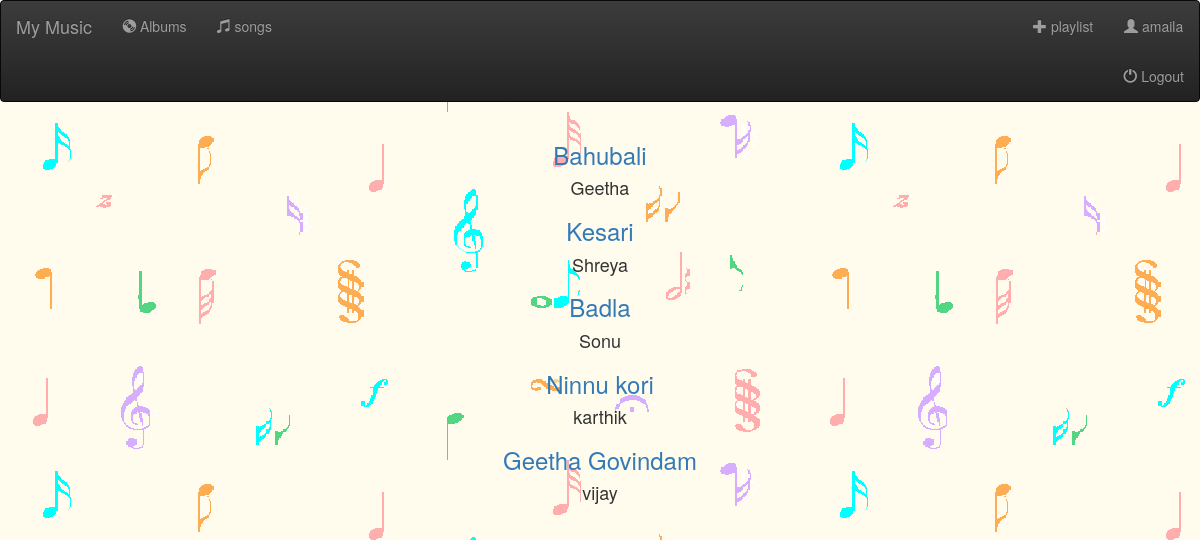
The app's page /home (signed in) with its own data.
### music/models.py (models this page shows)
class Album(models.Model):
    album_name = models.CharField(max_length=200)
    artist = models.CharField(max_length=200)
    def __str__(self):
        return self.album_name + " - " + self.artist

### music/views.py (the view)
# urls.py: url(r'^home',views.home,name='home'),
def home(request):
    albums = Album.objects.all()
    print(albums)
    return render(request,'home.html',{'albums':albums})

### music/templates/home.html
{% extends 'base.html' %}
{% block content %}
<html>
<body>
    {% for album in albums %}
    <h3><a href="{% url 'album_detail' album.id %}">{{ album.album_name }}</a></h3>
    <h4>{{ album.artist }}</h4>
    {% endfor %}
</body>
</html>
{% endblock %}

### music/templates/base.html (shortened to what this page needs)
{% load static %}
<link rel="stylesheet" href="{% static 'css/style.css' %}">
<center>
<html>
<head>
    <link rel="stylesheet" href="https://maxcdn.bootstrapcdn.com/bootstrap/3.3.7/css/bootstrap.min.css"
>
    <link rel="stylesheet" href="https://maxcdn.bootstrapcdn.com/bootstrap/3.3.7/css/bootstrap-theme.min.css"
>
        <link rel="stylesheet" href="https://use.fontawesome.com/releases/v5.7.2/css/all.css">
    </head>
<body>
        <nav class="navbar navbar-inverse">
                <nav class="container-fluid">
                    <a class="navbar-brand" href="{% url 'home' %}">My Music</a>
                    <div class="nav navbar-collapse">
                        <ul class="nav navbar-nav">
                            <li class="">
                                <a href="{% url 'home' %}">
                                    <span class="glyphicon glyphicon-cd" aria-hidden="true"></span> Albums
                                </a>
                            </li>
                            <li class="">
                                <a href="{% url 'home' %}">
                                    <span class="glyphicon glyphicon-music" aria-hidden="true"></span> songs
                                </a>
                            </li>
                        </ul>
                        {% if user.is_authenticated %}
                        <ul class="nav navbar-nav navbar-right">
                            <li class="">
                                <a href="{% url 'crud_playlist' %}">
                                    <span class="glyphicon glyphicon-plus" aria-hidden="true"></span> playlist
                                </a>
                            </li>
                            <ul class="nav navbar-nav navbar-right">
                                <li class="">
                                    <a href="{% url 'profile' %}">
                                        <span class="glyphicon glyphicon-user" aria-hidden="true"></span> {{ user.username }}
                                    </a>
                                    <a href="{% url 'logout' %}">
                                        <span class="glyphicon glyphicon-off" aria-hidden="true"></span> Logout
                                    </a>
                                </li>
                            </ul>
                                {% endif %}
                    </div>
                </nav>
            </nav>
    <div class='container-fluid'>
        {% block content %}
        {% endblock %}
    </div>
</body>
</html>
</center>

### static/css/style.css (style rules this page uses)
body { background-image: url('/static/img/b.gif') ; }

### records on screen
Album: album_name "Bahubali", artist "Geetha"
Album: album_name "Kesari", artist "Shreya"
Album: album_name "Badla", artist "Sonu"
Album: album_name "Ninnu kori", artist "karthik"
Album: album_name "Geetha Govindam", artist "vijay"

### other values on screen
{{ user.username }} "amaila"
